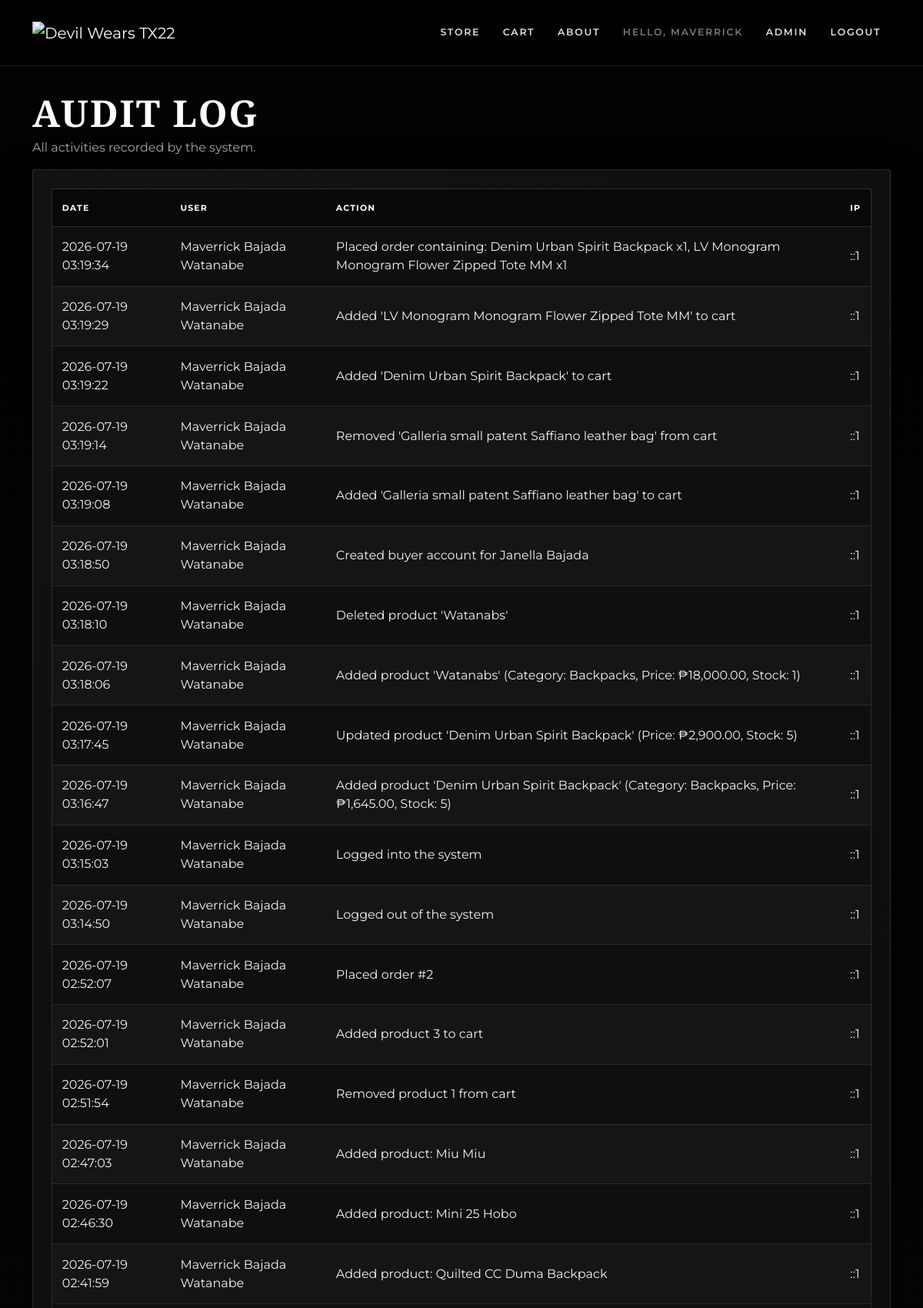
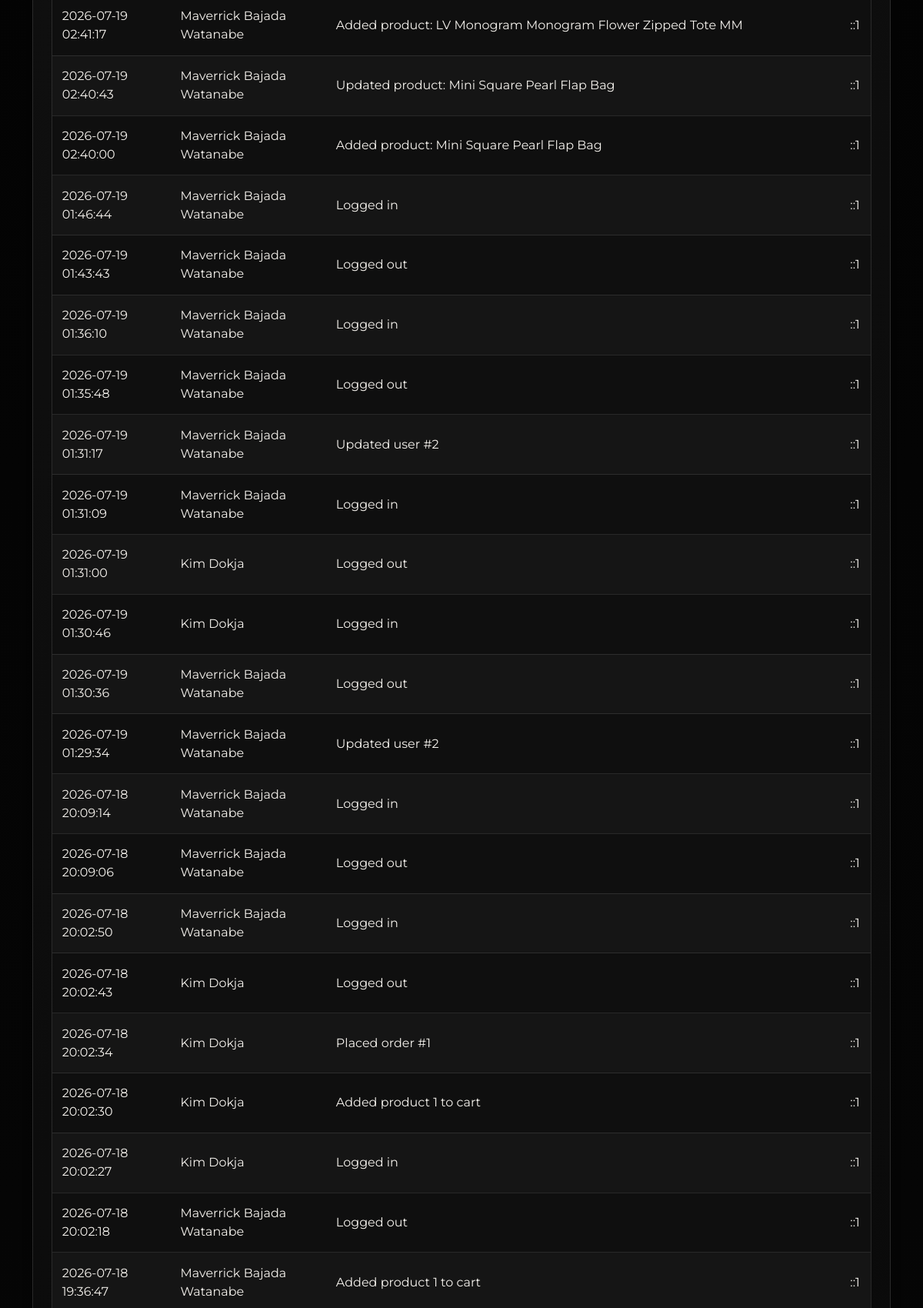
Page /admin/audit_log.php (signed in, upper part) on the committed database (2 pictures, top to bottom).
### tables this page shows
CREATE TABLE `audit_log` (
  `id` int(11) NOT NULL,
  `user_id` int(11) NOT NULL,
  `action` varchar(255) NOT NULL,
  `ip_address` varchar(50) DEFAULT NULL,
  `created_at` timestamp NOT NULL DEFAULT current_timestamp()
);

CREATE TABLE `users` (
  `id` int(11) NOT NULL,
  `first_name` varchar(100) NOT NULL,
  `middle_name` varchar(100) DEFAULT NULL,
  `surname` varchar(100) NOT NULL,
  `email` varchar(150) NOT NULL,
  `password` varchar(255) NOT NULL,
  `address` text NOT NULL,
  `contact_number` varchar(50) NOT NULL,
  `role` enum('admin','buyer') NOT NULL DEFAULT 'buyer',
  `status` enum('pending','active','disabled') NOT NULL DEFAULT 'pending',
  `verify_token` varchar(100) DEFAULT NULL,
  `created_at` timestamp NOT NULL DEFAULT current_timestamp()
);

### config/functions.php (called while the page is built, shortened)
<?php
function h($str) {
    return htmlspecialchars($str ?? "", ENT_QUOTES, "UTF-8");
}
?>

### admin/audit_log.php (the view, shortened to what this page needs)
<?php
require_once __DIR__ . "/../config/functions.php";
$logs = $conn->query("
    SELECT a.created_at, a.action, a.ip_address, u.first_name, u.middle_name, u.surname
    FROM audit_log a
    JOIN users u ON a.user_id = u.id
    ORDER BY a.id DESC
");
require_once __DIR__ . "/../header.php";
?>
<div class="d-flex justify-content-between align-items-end flex-wrap gap-2 mb-3">
    <div>
        <h1 class="page-heading mb-1">Audit Log</h1>
        <div class="muted">All activities recorded by the system.</div>
    </div>
</div>
<div class="page-card p-3 p-md-4">
    <div class="table-responsive">
        <table class="table table-striped align-middle mb-0">
            <thead>
                <tr>
                    <th>Date</th>
                    <th>User</th>
                    <th>Action</th>
                    <th>IP</th>
                </tr>
            </thead>
            <tbody>
                <?php while ($l = $logs->fetch_assoc()): ?>
                    <tr>
                        <td><?= h($l["created_at"]) ?></td>
                        <td><?= h(trim($l["first_name"] . " " . ($l["middle_name"] ? $l["middle_name"] . " " : "") . $l["surname"])) ?></td>
                        <td><?= h($l["action"]) ?></td>
                        <td><?= h($l["ip_address"]) ?></td>
                    </tr>
                <?php endwhile; ?>
            </tbody>
        </table>
    </div>
</div>
<?php require_once __DIR__ . "/../footer.php"; ?>

### css/style.css (style rules this page uses)
:root { --bg: #050505; --surface: #0d0d0d; --surface-2: #151515; --surface-3: #1d1d1d; --text: #f5f2ed; --muted: #aaa6a0; --accent: #d71920; --accent-hover: #f02a31; --border: rgba(255, 255, 255, 0.12); --shadow: 0 18px 50px rgba(0, 0, 0, 0.55); --radius: 4px; }
* { box-sizing: border-box; }
html, body { min-height: 100%; }
body { margin: 0; background: radial-gradient(circle at 50% -10%, rgba(215, 25, 32, 0.11), transparent 28rem), linear-gradient(180deg, #020202 0%, var(--bg) 45%, #080808 100%); color: var(--text); font-family: "Montserrat", Arial, sans-serif; }
.hero-panel, .page-card, .auth-card, .info-card, .table-card, .card { background: linear-gradient(145deg, rgba(18, 18, 18, .98), rgba(8, 8, 8, .98)); border: 1px solid var(--border); border-radius: var(--radius); box-shadow: var(--shadow); color: var(--text); }
.section-title, .page-heading { color: #fff; font-family: "Cormorant Garamond", Georgia, serif; font-weight: 600; letter-spacing: .04em; text-transform: uppercase; }
.page-heading { margin-bottom: 1rem; font-size: clamp(2rem, 4vw, 3.4rem); }
.muted, .text-muted, .footer-note, .product-stock { color: var(--muted) !important; }
.auth-card .card-body, .page-card, .info-card { padding: clamp(1.35rem, 3vw, 2rem); }
.table-card, .table-responsive { overflow: hidden; border: 1px solid var(--border); }
.table { margin-bottom: 0; --bs-table-bg: transparent; --bs-table-color: var(--text); --bs-table-border-color: rgba(255, 255, 255, .10); color: var(--text); }
.table thead th { padding: 1rem .8rem; border-color: #2a2a2a; background: #080808; color: #fff; font-size: .68rem; font-weight: 700; letter-spacing: .11em; text-transform: uppercase; white-space: nowrap; }
.table tbody tr, .table-striped > tbody > tr:nth-of-type(odd) > * { --bs-table-accent-bg: transparent; background: #101010; color: var(--text); }
.table tbody tr:nth-child(even) { background: #151515; }
.table td, .table th { padding: .9rem .8rem; vertical-align: middle; }

### rows in the picture
audit_log: created_at "2026-07-19 03:19:34", user.surname "Maverrick Bajada Watanabe", action "Placed order containing: Denim Urban Spirit Backpack x1, LV Monogram Monogram Flower Zipped Tote MM x1", ip_address "::1"
audit_log: created_at "2026-07-19 03:19:29", user.surname "Maverrick Bajada Watanabe", action "Added 'LV Monogram Monogram Flower Zipped Tote MM' to cart", ip_address "::1"
audit_log: created_at "2026-07-19 03:19:22", user.surname "Maverrick Bajada Watanabe", action "Added 'Denim Urban Spirit Backpack' to cart", ip_address "::1"
audit_log: created_at "2026-07-19 03:19:14", user.surname "Maverrick Bajada Watanabe", action "Removed 'Galleria small patent Saffiano leather bag' from cart", ip_address "::1"
audit_log: created_at "2026-07-19 03:19:08", user.surname "Maverrick Bajada Watanabe", action "Added 'Galleria small patent Saffiano leather bag' to cart", ip_address "::1"
audit_log: created_at "2026-07-19 03:18:50", user.surname "Maverrick Bajada Watanabe", action "Created buyer account for Janella Bajada", ip_address "::1"
audit_log: created_at "2026-07-19 03:18:10", user.surname "Maverrick Bajada Watanabe", action "Deleted product 'Watanabs'", ip_address "::1"
audit_log: created_at "2026-07-19 03:18:06", user.surname "Maverrick Bajada Watanabe", action "Added product 'Watanabs' (Category: Backpacks, Price: ₱18,000.00, Stock: 1)", ip_address "::1"
audit_log: created_at "2026-07-19 03:17:45", user.surname "Maverrick Bajada Watanabe", action "Updated product 'Denim Urban Spirit Backpack' (Price: ₱2,900.00, Stock: 5)", ip_address "::1"
audit_log: created_at "2026-07-19 03:16:47", user.surname "Maverrick Bajada Watanabe", action "Added product 'Denim Urban Spirit Backpack' (Category: Backpacks, Price: ₱1,645.00, Stock: 5)", ip_address "::1"
audit_log: created_at "2026-07-19 03:15:03", user.surname "Maverrick Bajada Watanabe", action "Logged into the system", ip_address "::1"
audit_log: created_at "2026-07-19 03:14:50", user.surname "Maverrick Bajada Watanabe", action "Logged out of the system", ip_address "::1"
audit_log: created_at "2026-07-19 02:52:07", user.surname "Maverrick Bajada Watanabe", action "Placed order #2", ip_address "::1"
audit_log: created_at "2026-07-19 02:52:01", user.surname "Maverrick Bajada Watanabe", action "Added product 3 to cart", ip_address "::1"
audit_log: created_at "2026-07-19 02:51:54", user.surname "Maverrick Bajada Watanabe", action "Removed product 1 from cart", ip_address "::1"
audit_log: created_at "2026-07-19 02:47:03", user.surname "Maverrick Bajada Watanabe", action "Added product: Miu Miu", ip_address "::1"
audit_log: created_at "2026-07-19 02:46:30", user.surname "Maverrick Bajada Watanabe", action "Added product: Mini 25 Hobo", ip_address "::1"
audit_log: created_at "2026-07-19 02:41:59", user.surname "Maverrick Bajada Watanabe", action "Added product: Quilted CC Duma Backpack", ip_address "::1"
audit_log: created_at "2026-07-19 02:41:17", user.surname "Maverrick Bajada Watanabe", action "Added product: LV Monogram Monogram Flower Zipped Tote MM", ip_address "::1"
audit_log: created_at "2026-07-19 02:40:43", user.surname "Maverrick Bajada Watanabe", action "Updated product: Mini Square Pearl Flap Bag", ip_address "::1"
audit_log: created_at "2026-07-19 02:40:00", user.surname "Maverrick Bajada Watanabe", action "Added product: Mini Square Pearl Flap Bag", ip_address "::1"
audit_log: created_at "2026-07-19 01:46:44", user.surname "Maverrick Bajada Watanabe", action "Logged in", ip_address "::1"
audit_log: created_at "2026-07-19 01:43:43", user.surname "Maverrick Bajada Watanabe", action "Logged out", ip_address "::1"
audit_log: created_at "2026-07-19 01:36:10", user.surname "Maverrick Bajada Watanabe", action "Logged in", ip_address "::1"
audit_log: created_at "2026-07-19 01:35:48", user.surname "Maverrick Bajada Watanabe", action "Logged out", ip_address "::1"
audit_log: created_at "2026-07-19 01:31:17", user.surname "Maverrick Bajada Watanabe", action "Updated user #2", ip_address "::1"
audit_log: created_at "2026-07-19 01:31:09", user.surname "Maverrick Bajada Watanabe", action "Logged in", ip_address "::1"
audit_log: created_at "2026-07-19 01:31:00", user.surname "Kim Dokja", action "Logged out", ip_address "::1"
audit_log: created_at "2026-07-19 01:30:46", user.surname "Kim Dokja", action "Logged in", ip_address "::1"
audit_log: created_at "2026-07-19 01:30:36", user.surname "Maverrick Bajada Watanabe", action "Logged out", ip_address "::1"
audit_log: created_at "2026-07-19 01:29:34", user.surname "Maverrick Bajada Watanabe", action "Updated user #2", ip_address "::1"
audit_log: created_at "2026-07-18 20:09:14", user.surname "Maverrick Bajada Watanabe", action "Logged in", ip_address "::1"
audit_log: created_at "2026-07-18 20:09:06", user.surname "Maverrick Bajada Watanabe", action "Logged out", ip_address "::1"
audit_log: created_at "2026-07-18 20:02:50", user.surname "Maverrick Bajada Watanabe", action "Logged in", ip_address "::1"
audit_log: created_at "2026-07-18 20:02:43", user.surname "Kim Dokja", action "Logged out", ip_address "::1"
audit_log: created_at "2026-07-18 20:02:34", user.surname "Kim Dokja", action "Placed order #1", ip_address "::1"
audit_log: created_at "2026-07-18 20:02:30", user.surname "Kim Dokja", action "Added product 1 to cart", ip_address "::1"
audit_log: created_at "2026-07-18 20:02:27", user.surname "Kim Dokja", action "Logged in", ip_address "::1"
audit_log: created_at "2026-07-18 20:02:18", user.surname "Maverrick Bajada Watanabe", action "Logged out", ip_address "::1"
audit_log: created_at "2026-07-18 19:36:47", user.surname "Maverrick Bajada Watanabe", action "Added product 1 to cart", ip_address "::1"

### other values in the picture
current_user_name() "MAVERRICK"
